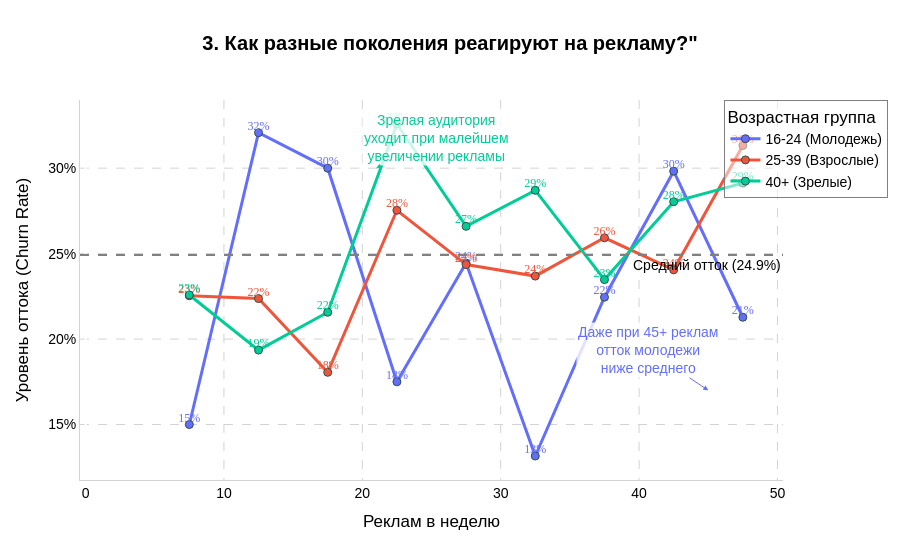

Notebook code cell kept with this figure:
### Markdown cell above
### 3. Как разные поколения реагируют на рекламу?"

*   **Идея:** хочется посмотреть, как возраст влияет на терпение пользователей мириться с рекламой (сколько нужно рекламы посмотреть, чтобы пользователь решил уйти). для этого воспользуемся полями `age`, `ads_listened_per_week`, `is_churned`, `subscription_type` (фильтрация по 'Free'). проверим предположение, что: молодая аудитория, выросшая на бесплатном контенте, более терпима к рекламе, чем взрослая, которая вероятно ценит свое время выше и не хочет мириться с прерываниями
*   **Зачем?**
    *  мы делим `Free` пользователей на возрастные группы (например, 16-24, 25-39, 40+). Для каждой группы строим график, что показывает распределение `ads_listened_per_week` для ушедших и оставшихся. мы можем увидеть, что в группе 40+ даже при небольшом количестве рекламы отток уже высокий. в то же время в группе 16-24 пользователи спокойно слушают и 40 вставок, и их отток ниже.
    *  если наше предположение будет правильным, то тогда мы можем сделать количество рекламы зависимым от возраста пользователя. (чем моложе, тем рекламы больше. плюс к тому же можно добавить разного рода акции, которые будут показываться в основном у молодых (студенческие скидки, "приведи друга" и тп)). это поможет уменьшить отток новых пользователей

### Code cell
# --- Подготовка данных ---

# фильтруем и оставляем только тех, у кого подписка 'free'
df_free = df[df['subscription_type'] == 'Free'].copy()

# создаем группы для количества рекламы, чтобы сгладить график
bins_ads = np.arange(0, 51, 5) 
# создаем текстовые метки для этих групп
labels_ads = [f'{i}-{i+4}' for i in bins_ads[:-1]]

churn_rate_data = (
    df_free.groupby([ # группируем данные по возрастной группе и по созданным группам рекламы
        'age_group', 
        pd.cut(df_free['ads_listened_per_week'], bins=bins_ads, right=False)
    ])
    .agg( # потом для каждой маленькой группки считаем средний отток (churn_rate) и кол-во пользователей (user_count)
        churn_rate=('is_churned', 'mean'),
        user_count=('user_id', 'count') 
    )
    .reset_index()
)

# для оси X нам нужна одна цифра, а не интервал
# поэтому находим середину каждого интервала
churn_rate_data['ads_bin_center'] = churn_rate_data['ads_listened_per_week'].apply(lambda x: x.mid)

# считаем средний отток по всем бесплатным пользователям
overall_churn_rate = df_free['is_churned'].mean()


# --- График ---

# создаем пустую фигуру
fig = go.Figure()

# создаем палитру цветов для каждой возрастной группы
colors = {
    '16-24 (Молодежь)': '#636EFA',
    '25-39 (Взрослые)': '#EF553B',
    '40+ (Зрелые)': '#00CC96'
}

# запускаем цикл, который нарисует линию для каждой возрастной группы
for group in labels:
    # отбираем данные только для текущей группы
    group_data = churn_rate_data[churn_rate_data['age_group'] == group]
    
    # добавляем на график основную линию с маркерами
    fig.add_trace(go.Scatter(
        x=group_data['ads_bin_center'],
        y=group_data['churn_rate'], 
        mode='lines+markers', # рисовать и линии, и точки
        name=group, # имя для легенды
        line=dict( # настраиваем линию
            color=colors[group], 
            width=3), 
        marker=dict( # настраиваем маркеры
            size=8, 
            color=colors[group], 
            line=dict(
                width=1,
                color='DarkSlateGrey'))
    ))
    
    # добавляем еще один невидимый слой только с текстом
    # нужно, чтобы подписать каждую точку на графике
    fig.add_trace(go.Scatter(
        x=group_data['ads_bin_center'],
        y=group_data['churn_rate'],
        mode='text', # режим: только текст
        name=f'{group}_text', # чтобы не отображалось в легенде
        text=[f'{y:.0%}' for y in group_data['churn_rate']], # сам текст (форматируем в проценты)
        textposition='top center', # положение текста над точкой
        textfont=dict(color=colors[group], size=12, family="Arial Black"), # шрифт текста
        showlegend=False # скрываем из легенды
    ))

# добавляем горизонтальную пунктирную линию, которая показывает средний отток
fig.add_hline(
    y=overall_churn_rate, 
    line_dash="dash", # стиль линии
    line_color="grey", # цвет
    annotation_text=f"Средний отток ({overall_churn_rate:.1%})", # подпись для линии
    annotation_position="bottom right" # положение подписи
    )

# --- Украшаем ---

# добавляем первую аннотацию со стрелкой, которая объясняет поведение молодежи
fig.add_annotation(
    x=45, y=0.17, # куда указывает стрелка
    text="</b><br>Даже при 45+ реклам<br>отток молодежи<br>ниже среднего", # текст
    showarrow=True, # показать стрелку
    arrowhead=2, # стиль стрелки
    arrowcolor="#636EFA", # цвет стрелки
    ax=-60, ay=-40, # смещение текста относительно точки
    font=dict(color="#636EFA"), # цвет текста
    bgcolor="rgba(255,255,255,0.8)" # полупрозрачный фон у текста
)
# добавляем вторую аннотацию для зрелой аудитории
fig.add_annotation(
    x=21, y=0.30,
    text="<br>Зрелая аудитория<br>уходит при малейшем<br>увеличении рекламы",
    showarrow=True, arrowhead=2, arrowcolor="#00CC96", ax=60, ay=-30,
    font=dict(color="#00CC96"), bgcolor="rgba(255,255,255,0.8)"
)


# настраиваем общий вид всего графика
fig.update_layout(
    title_text='<b>3. Как разные поколения реагируют на рекламу?"</b>',
    title_x=0.5, # заголовок по центру
    xaxis_title='Реклам в неделю', # подпись оси x
    yaxis_title='Уровень оттока (Churn Rate)', # подпись оси y
    yaxis_tickformat='.0%', # формат оси y в процентах
    legend_title_text='Возрастная группа', # заголовок легенды
    plot_bgcolor='white', # цвет фона области рисования
    paper_bgcolor='white', # цвет фона всего холста
    font=dict(family="Arial, sans-serif", size=14, color="black"), # общий шрифт
    xaxis=dict(
        showline=True, linewidth=1, linecolor='lightgrey', # линия оси x
        showgrid=True, gridwidth=1, gridcolor='lightgrey', # сетка по x
        griddash='dash'  # стиль сетки - пунктир
    ),
    yaxis=dict(
        showline=True, linewidth=1, linecolor='lightgrey', # линия оси y
        showgrid=True, gridwidth=1, gridcolor='lightgrey', # сетка по y
        griddash='dash'  # стиль сетки - пунктир
    ),
    legend=dict(
        orientation="v", yanchor="top", y=1, xanchor="right", x=1.15, # положение легенды
        bgcolor='rgba(255, 255, 255, 0.5)', bordercolor='grey', borderwidth=1 # стиль легенды
    )
)

# отображаем готовый график
fig.show()

### Figure 1 — Plotly figure (JSON) as saved in the notebook; plotly's stock layout.template omitted (floating-point values rounded to 4 significant figures)
{"data": [{"line": {"color": "#636EFA", "width": 3}, "marker": {"color": "#636EFA", "line": {"color": "DarkSlateGrey", "width": 1}, "size": 8}, "mode": "lines+markers", "name": "16-24 (Молодежь)", "type": "scatter", "x": [2.5, 7.5, 12.5, 17.5, 22.5, 27.5, 32.5, 37.5, 42.5, 47.5], "y": [NaN, 0.15, 0.3208, 0.3, 0.175, 0.2444, 0.1316, 0.2245, 0.2982, 0.2128]}, {"mode": "text", "name": "16-24 (Молодежь)_text", "showlegend": false, "text": ["nan%", "15%", "32%", "30%", "18%", "24%", "13%", "22%", "30%", "21%"], "textfont": {"color": "#636EFA", "family": "Arial Black", "size": 12}, "textposition": "top center", "type": "scatter", "x": [2.5, 7.5, 12.5, 17.5, 22.5, 27.5, 32.5, 37.5, 42.5, 47.5], "y": [NaN, 0.15, 0.3208, 0.3, 0.175, 0.2444, 0.1316, 0.2245, 0.2982, 0.2128]}, {"line": {"color": "#EF553B", "width": 3}, "marker": {"color": "#EF553B", "line": {"color": "DarkSlateGrey", "width": 1}, "size": 8}, "mode": "lines+markers", "name": "25-39 (Взрослые)", "type": "scatter", "x": [2.5, 7.5, 12.5, 17.5, 22.5, 27.5, 32.5, 37.5, 42.5, 47.5], "y": [NaN, 0.2254, 0.2237, 0.1806, 0.2754, 0.2436, 0.2368, 0.2593, 0.2405, 0.3133]}, {"mode": "text", "name": "25-39 (Взрослые)_text", "showlegend": false, "text": ["nan%", "23%", "22%", "18%", "28%", "24%", "24%", "26%", "24%", "31%"], "textfont": {"color": "#EF553B", "family": "Arial Black", "size": 12}, "textposition": "top center", "type": "scatter", "x": [2.5, 7.5, 12.5, 17.5, 22.5, 27.5, 32.5, 37.5, 42.5, 47.5], "y": [NaN, 0.2254, 0.2237, 0.1806, 0.2754, 0.2436, 0.2368, 0.2593, 0.2405, 0.3133]}, {"line": {"color": "#00CC96", "width": 3}, "marker": {"color": "#00CC96", "line": {"color": "DarkSlateGrey", "width": 1}, "size": 8}, "mode": "lines+markers", "name": "40+ (Зрелые)", "type": "scatter", "x": [2.5, 7.5, 12.5, 17.5, 22.5, 27.5, 32.5, 37.5, 42.5, 47.5], "y": [NaN, 0.2258, 0.1935, 0.2157, 0.3258, 0.266, 0.287, 0.2348, 0.2804, 0.2913]}, {"mode": "text", "name": "40+ (Зрелые)_text", "showlegend": false, "text": ["nan%", "23%", "19%", "22%", "33%", "27%", "29%", "23%", "28%", "29%"], "textfont": {"color": "#00CC96", "family": "Arial Black", "size": 12}, "textposition": "top center", "type": "scatter", "x": [2.5, 7.5, 12.5, 17.5, 22.5, 27.5, 32.5, 37.5, 42.5, 47.5], "y": [NaN, 0.2258, 0.1935, 0.2157, 0.3258, 0.266, 0.287, 0.2348, 0.2804, 0.2913]}], "layout": {"annotations": [{"showarrow": false, "text": "Средний отток (24.9%)", "x": 1, "xanchor": "right", "xref": "x domain", "y": 0.2493, "yanchor": "top", "yref": "y"}, {"arrowcolor": "#636EFA", "arrowhead": 2, "ax": -60, "ay": -40, "bgcolor": "rgba(255,255,255,0.8)", "font": {"color": "#636EFA"}, "showarrow": true, "text": "</b><br>Даже при 45+ реклам<br>отток молодежи<br>ниже среднего", "x": 45, "y": 0.17}, {"arrowcolor": "#00CC96", "arrowhead": 2, "ax": 60, "ay": -30, "bgcolor": "rgba(255,255,255,0.8)", "font": {"color": "#00CC96"}, "showarrow": true, "text": "<br>Зрелая аудитория<br>уходит при малейшем<br>увеличении рекламы", "x": 21, "y": 0.3}], "font": {"color": "black", "family": "Arial, sans-serif", "size": 14}, "legend": {"bgcolor": "rgba(255, 255, 255, 0.5)", "bordercolor": "grey", "borderwidth": 1, "orientation": "v", "title": {"text": "Возрастная группа"}, "x": 1.15, "xanchor": "right", "y": 1, "yanchor": "top"}, "paper_bgcolor": "white", "plot_bgcolor": "white", "shapes": [{"line": {"color": "grey", "dash": "dash"}, "type": "line", "x0": 0, "x1": 1, "xref": "x domain", "y0": 0.2493, "y1": 0.2493, "yref": "y"}], "title": {"text": "<b>3. Как разные поколения реагируют на рекламу?\"</b>", "x": 0.5}, "xaxis": {"gridcolor": "lightgrey", "griddash": "dash", "gridwidth": 1, "linecolor": "lightgrey", "linewidth": 1, "showgrid": true, "showline": true, "title": {"text": "Реклам в неделю"}}, "yaxis": {"gridcolor": "lightgrey", "griddash": "dash", "gridwidth": 1, "linecolor": "lightgrey", "linewidth": 1, "showgrid": true, "showline": true, "tickformat": ".0%", "title": {"text": "Уровень оттока (Churn Rate)"}}}}
